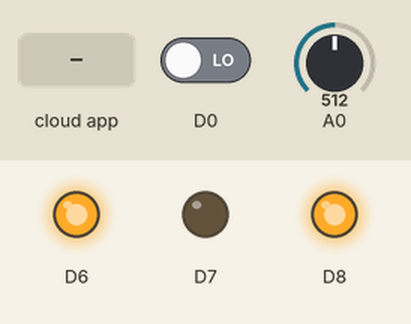
Simulated run of this sketch. Board: ESP8266 (NodeMCU). On the bench: output pins drawn as LEDs (lit = HIGH). Dashed ring = blinking. Inputs (shaded band) come from the test bench; at power-on: A0 = 512, D0 LOW. WiFi joins after 1.5 s; servers stay silent unless stated; the Firebase database answers and starts empty; what the sketch prints to the serial monitor is not drawn.

Above: at 2.1 s.
2.9 s: the phone or cloud app sets LED_STATUS to 1
At 4.1 s:
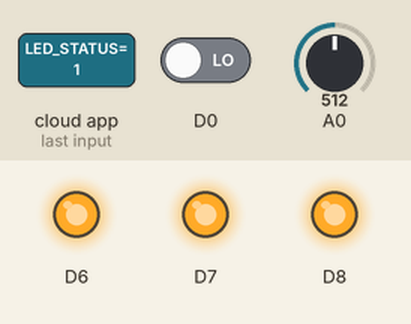
4.6 s: the phone or cloud app sets LED_STATUS to 0
At 5.48 s:
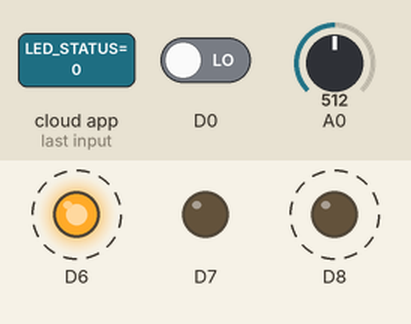
8.1 s: A0 set to 124
11.6 s: A0 set to 108
At 12.76 s:
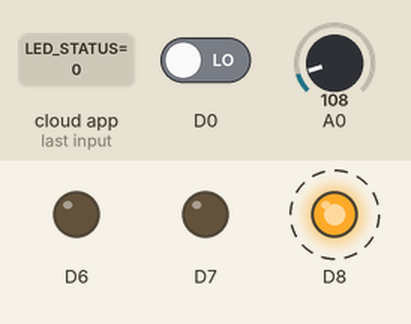
15.5 s: the phone or cloud app sets LED_STATUS to 1
At 17.1 s:
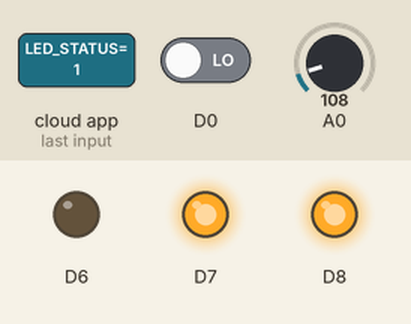
17.4 s: A0 set to 122
At 19.3 s:
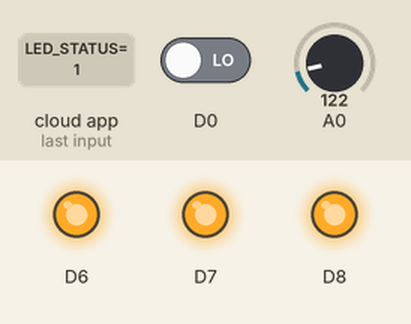
Timing chart, 0 to 20.3 s (numbered marks = the images above; inputs shaded):
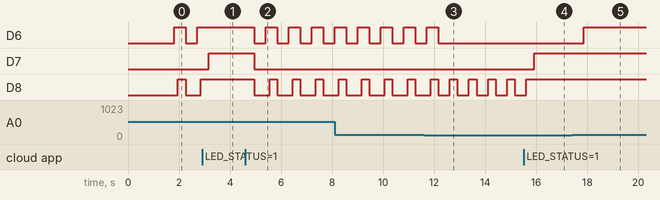

Measured:
- the behaviour switches between 115 and 114 on A0 (found by bisection; images 2 and 3)
- after the input at 2.9 s, D6: stops changing and stays HIGH; D7: LOW → HIGH after 0.26 s; D8: stays HIGH (without the input it goes to LOW after 0.26 s)
- after the input at 4.6 s, D6: alternates HIGH for 0.45 s and LOW for 0.45 s, starting after 0.36 s; D7: HIGH → LOW after 0.36 s; D8: alternates HIGH for 0.30 s and LOW for 0.60 s, starting after 0.36 s
- after the input at 11.6 s, D6: goes on until 12.2 s, then stays LOW
- after the input at 15.5 s, D7: LOW → HIGH after 0.41 s; D8: goes on until 15.6 s, then stays HIGH
- after the input at 17.4 s, D6: LOW → HIGH after 0.47 s

The sketch:

LM35_NodeMCU.ino
```cpp
#include <FirebaseArduino.h>
#include <ESP8266WiFi.h>

// Set these to run example.
#define FIREBASE_HOST "iot-control-3.firebaseio.com"
#define FIREBASE_AUTH "m4EZJy79J8HfCntIe9oWHUv7Tt2yTWUArC73IIZI"
#define WIFI_SSID "Kick_deon"
#define WIFI_PASSWORD "wifipassword@123"
float fire;
int val;
void setup() {
Serial.begin(9600);
pinMode(D7, OUTPUT);
pinMode(D6, OUTPUT);
pinMode(D8, OUTPUT);
pinMode(A0, INPUT);
// connect to wifi.
WiFi.begin(WIFI_SSID, WIFI_PASSWORD);
Serial.print("connecting");
while (WiFi.status() != WL_CONNECTED) {
Serial.print(".");
delay(100);
}
Serial.println();
Serial.print("connected: ");
Serial.println(WiFi.localIP());
Firebase.begin(FIREBASE_HOST, FIREBASE_AUTH);
Firebase.set("LED_STATUS", 0);
}
int n = 0;


void loop() {

int analogValue = analogRead(A0);
float millivolts = (analogValue/1024.0) * 3300; //3300 is the voltage provided by NodeMCU
float celsius = millivolts/10;

Serial.print("in DegreeC=   ");
Serial.println(celsius);
Firebase.setFloat("fire_sensor_data",celsius);

if(celsius>37){
digitalWrite(D6,HIGH);
Firebase.setInt("fire_sensor_status",1);

}

///////DigitalRead for vibration Sensor/////////

val = digitalRead(D0);
  Serial.print("vib digitalRead=   ");
  Serial.println(val);
  if(0>=val){
  digitalWrite(D8,HIGH);
  Firebase.setInt("vibration_sensor_status",1);

  }

////////////////////////////////////////////////
n = Firebase.getInt("LED_STATUS");
// handle error
if (n==1) {
Serial.println("LED ON");
digitalWrite(D7,HIGH);
return;

}
else {
Serial.println("LED OFF");
digitalWrite(D7,LOW);
digitalWrite(D6,LOW);
digitalWrite(D8,LOW);
Firebase.setInt("fire_sensor_status",0);
Firebase.setInt("vibration_sensor_status",0);
return;


}
}
```
